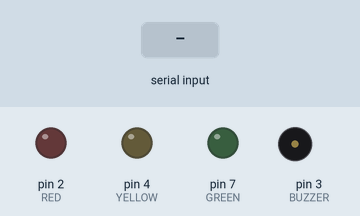
Simulated run of this sketch. Board: Arduino Uno, built with avr-gcc and run on an emulated ATmega328P. On the bench: output pins drawn as LEDs (lit = HIGH), buzzer (waves = sounding, pin HIGH). Inputs (shaded band) come from the test bench.

Above: at 1.2 s.
1.3 s: "3" received over Serial
At 2.2 s:
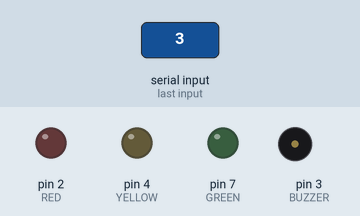
2.9 s: "2" received over Serial
At 3.4 s:
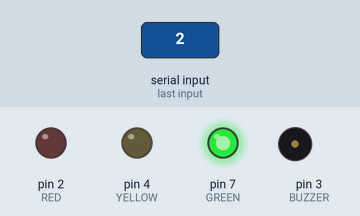
4.4 s: "1" received over Serial
At 5.6 s:
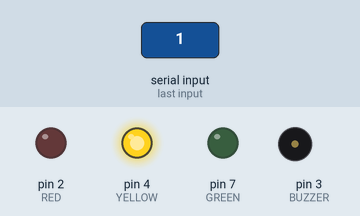
5.9 s: "0" received over Serial
At 6.8 s:
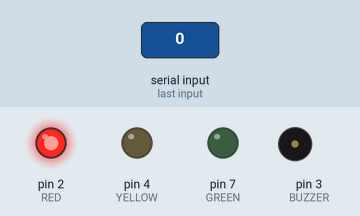
7.4 s: "2" received over Serial
At 8.0 s:
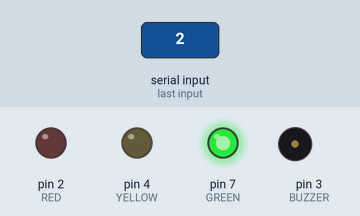
Timing chart, 0 to 9.9 s (numbered marks = the images above; inputs shaded):
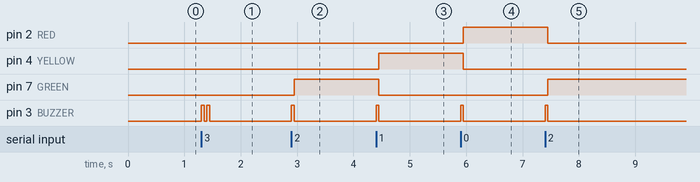

The sketch:

R6LifeCounter.ino
```cpp
int GREEN = 7;
int YELLOW = 4;
int RED = 2;
int BUZZER = 3;
int COLOR = 3;

void setup() {
  pinMode(GREEN, OUTPUT);
  pinMode(YELLOW, OUTPUT);
  pinMode(RED, OUTPUT);
  pinMode(BUZZER, OUTPUT);
  Serial.begin(19200);
}

void loop() {
  COLOR = Serial.read();

  if (COLOR == '2')
  {
    MakeSound(50);
    digitalWrite(GREEN, HIGH);
    digitalWrite(YELLOW, LOW);
    digitalWrite(RED, LOW);
    return;
  }
  else if (COLOR == '1')
  {
    MakeSound(50);
    digitalWrite(GREEN, LOW);
    digitalWrite(YELLOW, HIGH);
    digitalWrite(RED, LOW);
    return;
  }
  else if (COLOR == '0')
  {
    MakeSound(50);
    digitalWrite(GREEN, LOW);
    digitalWrite(YELLOW, LOW);
    digitalWrite(RED, HIGH);
    return;
  }
  else if (COLOR == '3')
  {
    MakeSound(50);
    delay(50);
    MakeSound(50);
    digitalWrite(GREEN, LOW);
    digitalWrite(YELLOW, LOW);
    digitalWrite(RED, LOW);
    return;
  }
  else
  return;
}

void MakeSound(int Time)
{
  digitalWrite(BUZZER, HIGH);
  delay(Time);
  digitalWrite(BUZZER, LOW);
}
```

Measured:
- after the input at 1.3 s, pin 3 (BUZZER): alternates HIGH for 0.05 s and LOW for 0.05 s, 4 changes in all, then stays LOW, starting at once
- after the input at 2.9 s, pin 7 (GREEN): LOW → HIGH after 0.05 s; pin 3 (BUZZER): LOW → HIGH at once, → LOW 0.05 s later
- after the input at 4.4 s, pin 4 (YELLOW): LOW → HIGH after 0.05 s; pin 7 (GREEN): HIGH → LOW after 0.05 s; pin 3 (BUZZER): LOW → HIGH at once, → LOW 0.05 s later
- after the input at 5.9 s, pin 2 (RED): LOW → HIGH after 0.05 s; pin 4 (YELLOW): HIGH → LOW after 0.05 s; pin 3 (BUZZER): LOW → HIGH at once, → LOW 0.05 s later
- after the input at 7.4 s, pin 2 (RED): HIGH → LOW after 0.05 s; pin 7 (GREEN): LOW → HIGH after 0.05 s; pin 3 (BUZZER): LOW → HIGH at once, → LOW 0.05 s later
